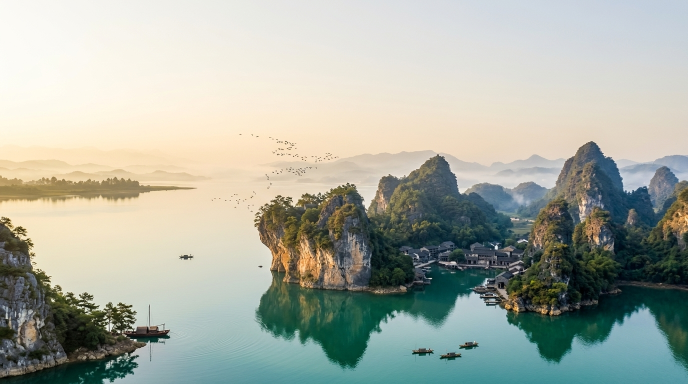
#> input picture assets/sample_section_real.jpg, 1376 x 768 px (shown at 1/2 size)
$ python slice_scroll.py ../assets/sample_section_real.jpg
#> lines starting #> are read from the running program, lines starting #| are printed output that depends on the picture
#!/usr/bin/env python3
"""將超寬長卷畫作（如《千里江山圖》）依指定長寬比（預設 16:9）自動分段裁切為標準解析度圖片。"""

import argparse
from pathlib import Path
from PIL import Image

Image.MAX_IMAGE_PIXELS = None


def slice_scroll(
    input_path: Path,
    output_dir: Path,
    overlap_ratio: float = 0.2,
    target_width: int = 1920,
    target_height: int = 1080,
) -> list[Path]:
    """依重疊比例滑動裁切長卷並縮放至目標解析度。"""
#> called with overlap_ratio = 0.2, target_width = 1920, target_height = 1080
    img = Image.open(input_path)
#> img is the input picture: PIL image 1376x768 RGB; mean R, G, B 167.9, 173.6, 162.8
    w, h = img.size
#> w = 1376; h = 768
    aspect = target_width / target_height
    crop_w = int(h * aspect)
#> crop_w = 1365
    step = max(1, int(crop_w * (1.0 - overlap_ratio)))
#> step = 1092

    output_dir.mkdir(parents=True, exist_ok=True)
    saved_paths: list[Path] = []

    idx = 1
    x = 0
    while x < w:
        right = min(w, x + crop_w)
        left = max(0, right - crop_w)
        cropped = img.crop((left, 0, right, h))
        resized = cropped.resize((target_width, target_height), Image.Resampling.LANCZOS)

        out_file = output_dir / f"{input_path.stem}_part_{idx:02d}.png"
        resized.save(out_file, format="PNG")
        saved_paths.append(out_file)

        if right >= w:
            break
        x += step
        idx += 1
#> this loop made 2 passes
#> pass 1, in slice_scroll, `cropped = img.crop((left, 0, right, h))`:
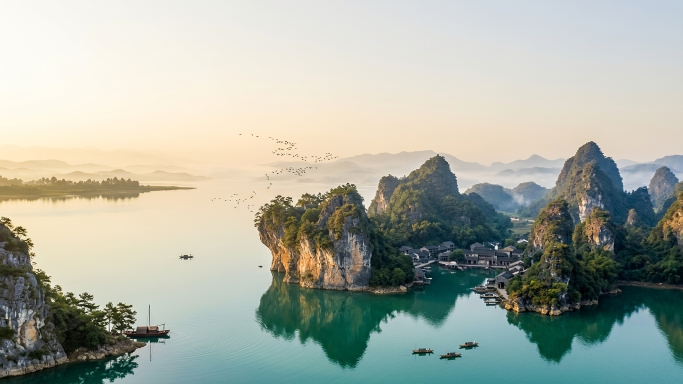
#> cropped: PIL image 1365x768 RGB (shown at 1/2 size); mean R, G, B 168.2, 173.9, 163.1
#> pass 2, in slice_scroll, `cropped = img.crop((left, 0, right, h))`:
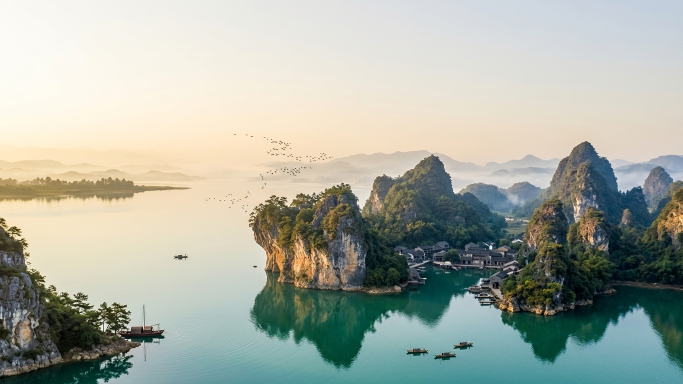
#> cropped: PIL image 1365x768 RGB (shown at 1/2 size); mean R, G, B 167.9, 173.7, 162.9
#> after the loop, idx = 2; saved_paths = 2 items; x = 1092

    return saved_paths


def main() -> None:
    parser = argparse.ArgumentParser(description="長卷 16:9 滑動分段裁切工具")
    parser.add_argument("input", type=Path, help="來源長卷圖片路徑")
    parser.add_argument("-o", "--output-dir", type=Path, default=Path("slices"), help="輸出資料夾")
    parser.add_argument("--overlap", type=float, default=0.2, help="相鄰切片重疊比例 (預設 0.2)")
    parser.add_argument("--width", type=int, default=1920, help="輸出寬度 (預設 1920)")
    parser.add_argument("--height", type=int, default=1080, help="輸出高度 (預設 1080)")
    args = parser.parse_args()

    files = slice_scroll(args.input, args.output_dir, args.overlap, args.width, args.height)
#> files = 2 items
    print(f"已完成裁切，共產出 {len(files)} 張圖片至 {args.output_dir}")
#| 已完成裁切，共產出 2 張圖片至 slices


if __name__ == "__main__":
    main()
